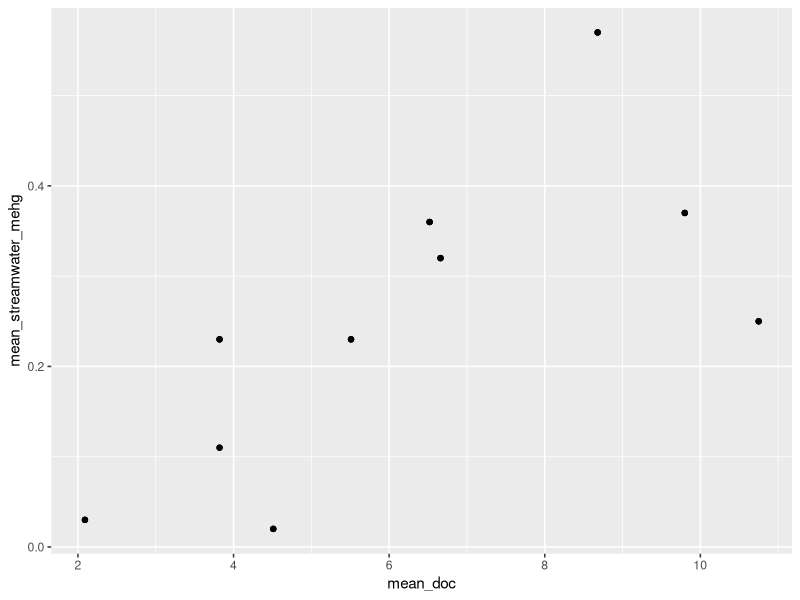

Source code (R):
## ---- chunk 1
knitr::opts_chunk$set(fig.pos = 'H')
## ---- chunk 2
# I'm using R-4.0.5, so using date of 2021-05-17
library("dplyr")
library("tidyverse")
library("ggplot2")

## ---- chunk 3
setwd("~/ldpminiproject/Data")

mercurydata <- read_csv("mercurydata.csv")
mercurydata

ggplot(data = mercurydata, 
       mapping = aes(x = mean_doc , y = mean_streamwater_mehg)) +
  geom_point()

setwd("~/ldpminiproject")
